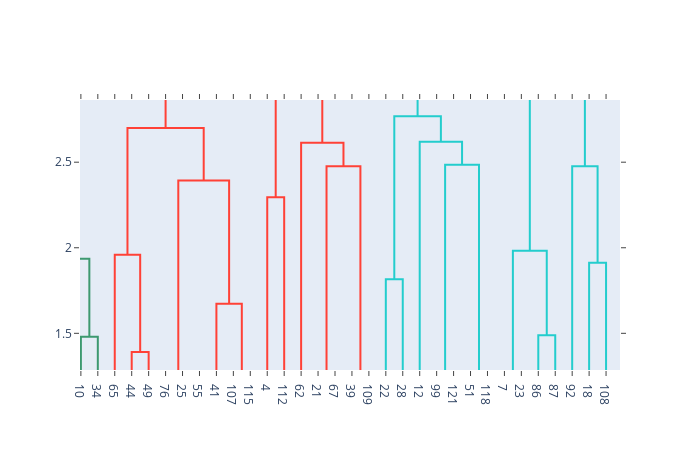

The notebook cell saved with this chart:
### Code cell
from plotly.figure_factory import create_dendrogram
labels = list(range(128))
dendro = create_dendrogram(linear_corr, labels = labels)
dendro.show()

### Figure 1 — Plotly figure (JSON) as saved in the notebook; plotly's stock layout.template omitted (floating-point values rounded to 4 significant figures)
{"data": [{"hoverinfo": "text", "marker": {"color": "rgb(61,153,112)"}, "mode": "lines", "type": "scatter", "x": [55, 55, 65, 65], "xaxis": "x", "y": [0, 0.0001868, 0.0001868, 0], "yaxis": "y"}, {"hoverinfo": "text", "marker": {"color": "rgb(61,153,112)"}, "mode": "lines", "type": "scatter", "x": [45, 45, 60, 60], "xaxis": "x", "y": [0, 0.0002907, 0.0002907, 0.0001868], "yaxis": "y"}, {"hoverinfo": "text", "marker": {"color": "rgb(61,153,112)"}, "mode": "lines", "type": "scatter", "x": [35, 35, 52.5, 52.5], "xaxis": "x", "y": [0, 0.0008884, 0.0008884, 0.0002907], "yaxis": "y"}, {"hoverinfo": "text", "marker": {"color": "rgb(61,153,112)"}, "mode": "lines", "type": "scatter", "x": [25, 25, 43.75, 43.75], "xaxis": "x", "y": [0, 0.003908, 0.003908, 0.0008884], "yaxis": "y"}, {"hoverinfo": "text", "marker": {"color": "rgb(61,153,112)"}, "mode": "lines", "type": "scatter", "x": [15, 15, 34.38, 34.38], "xaxis": "x", "y": [0, 0.03297, 0.03297, 0.003908], "yaxis": "y"}, {"hoverinfo": "text", "marker": {"color": "rgb(61,153,112)"}, "mode": "lines", "type": "scatter", "x": [5, 5, 24.69, 24.69], "xaxis": "x", "y": [0, 0.5498, 0.5498, 0.03297], "yaxis": "y"}, {"hoverinfo": "text", "marker": {"color": "rgb(61,153,112)"}, "mode": "lines", "type": "scatter", "x": [75, 75, 85, 85], "xaxis": "x", "y": [0, 0.009184, 0.009184, 0], "yaxis": "y"}, {"hoverinfo": "text", "marker": {"color": "rgb(61,153,112)"}, "mode": "lines", "type": "scatter", "x": [105, 105, 115, 115], "xaxis": "x", "y": [0, 1.479, 1.479, 0], "yaxis": "y"}, {"hoverinfo": "text", "marker": {"color": "rgb(61,153,112)"}, "mode": "lines", "type": "scatter", "x": [95, 95, 110, 110], "xaxis": "x", "y": [0, 1.936, 1.936, 1.479], "yaxis": "y"}, {"hoverinfo": "text", "marker": {"color": "rgb(61,153,112)"}, "mode": "lines", "type": "scatter", "x": [80, 80, 102.5, 102.5], "xaxis": "x", "y": [0.009184, 2.267, 2.267, 1.936], "yaxis": "y"}, {"hoverinfo": "text", "marker": {"color": "rgb(61,153,112)"}, "mode": "lines", "type": "scatter", "x": [14.84, 14.84, 91.25, 91.25], "xaxis": "x", "y": [0.5498, 2.636, 2.636, 2.267], "yaxis": "y"}, {"hoverinfo": "text", "marker": {"color": "rgb(255,65,54)"}, "mode": "lines", "type": "scatter", "x": [135, 135, 145, 145], "xaxis": "x", "y": [0, 1.391, 1.391, 0], "yaxis": "y"}, {"hoverinfo": "text", "marker": {"color": "rgb(255,65,54)"}, "mode": "lines", "type": "scatter", "x": [125, 125, 140, 140], "xaxis": "x", "y": [0, 1.959, 1.959, 1.391], "yaxis": "y"}, {"hoverinfo": "text", "marker": {"color": "rgb(255,65,54)"}, "mode": "lines", "type": "scatter", "x": [165, 165, 175, 175], "xaxis": "x", "y": [0, 0.05678, 0.05678, 0], "yaxis": "y"}, {"hoverinfo": "text", "marker": {"color": "rgb(255,65,54)"}, "mode": "lines", "type": "scatter", "x": [155, 155, 170, 170], "xaxis": "x", "y": [0, 0.3147, 0.3147, 0.05678], "yaxis": "y"}, {"hoverinfo": "text", "marker": {"color": "rgb(255,65,54)"}, "mode": "lines", "type": "scatter", "x": [195, 195, 205, 205], "xaxis": "x", "y": [0, 1.151, 1.151, 0], "yaxis": "y"}, {"hoverinfo": "text", "marker": {"color": "rgb(255,65,54)"}, "mode": "lines", "type": "scatter", "x": [185, 185, 200, 200], "xaxis": "x", "y": [0, 1.672, 1.672, 1.151], "yaxis": "y"}, {"hoverinfo": "text", "marker": {"color": "rgb(255,65,54)"}, "mode": "lines", "type": "scatter", "x": [162.5, 162.5, 192.5, 192.5], "xaxis": "x", "y": [0.3147, 2.393, 2.393, 1.672], "yaxis": "y"}, {"hoverinfo": "text", "marker": {"color": "rgb(255,65,54)"}, "mode": "lines", "type": "scatter", "x": [132.5, 132.5, 177.5, 177.5], "xaxis": "x", "y": [1.959, 2.7, 2.7, 2.393], "yaxis": "y"}, {"hoverinfo": "text", "marker": {"color": "rgb(255,65,54)"}, "mode": "lines", "type": "scatter", "x": [215, 215, 225, 225], "xaxis": "x", "y": [0, 2.295, 2.295, 0], "yaxis": "y"}, {"hoverinfo": "text", "marker": {"color": "rgb(255,65,54)"}, "mode": "lines", "type": "scatter", "x": [245, 245, 255, 255], "xaxis": "x", "y": [0, 0.01267, 0.01267, 0], "yaxis": "y"}, {"hoverinfo": "text", "marker": {"color": "rgb(255,65,54)"}, "mode": "lines", "type": "scatter", "x": [265, 265, 275, 275], "xaxis": "x", "y": [0, 0.01601, 0.01601, 0], "yaxis": "y"}, {"hoverinfo": "text", "marker": {"color": "rgb(255,65,54)"}, "mode": "lines", "type": "scatter", "x": [250, 250, 270, 270], "xaxis": "x", "y": [0.01267, 2.477, 2.477, 0.01601], "yaxis": "y"}, {"hoverinfo": "text", "marker": {"color": "rgb(255,65,54)"}, "mode": "lines", "type": "scatter", "x": [235, 235, 260, 260], "xaxis": "x", "y": [0, 2.614, 2.614, 2.477], "yaxis": "y"}, {"hoverinfo": "text", "marker": {"color": "rgb(255,65,54)"}, "mode": "lines", "type": "scatter", "x": [220, 220, 247.5, 247.5], "xaxis": "x", "y": [2.295, 3.414, 3.414, 2.614], "yaxis": "y"}, {"hoverinfo": "text", "marker": {"color": "rgb(255,65,54)"}, "mode": "lines", "type": "scatter", "x": [155, 155, 233.8, 233.8], "xaxis": "x", "y": [2.7, 3.565, 3.565, 3.414], "yaxis": "y"}, {"hoverinfo": "text", "marker": {"color": "rgb(0,116,217)"}, "mode": "lines", "type": "scatter", "x": [53.05, 53.05, 194.4, 194.4], "xaxis": "x", "y": [2.636, 4.344, 4.344, 3.565], "yaxis": "y"}, {"hoverinfo": "text", "marker": {"color": "rgb(35,205,205)"}, "mode": "lines", "type": "scatter", "x": [285, 285, 295, 295], "xaxis": "x", "y": [0, 1.816, 1.816, 0], "yaxis": "y"}, {"hoverinfo": "text", "marker": {"color": "rgb(35,205,205)"}, "mode": "lines", "type": "scatter", "x": [315, 315, 325, 325], "xaxis": "x", "y": [0, 0.009622, 0.009622, 0], "yaxis": "y"}, {"hoverinfo": "text", "marker": {"color": "rgb(35,205,205)"}, "mode": "lines", "type": "scatter", "x": [335, 335, 345, 345], "xaxis": "x", "y": [0, 0.01164, 0.01164, 0], "yaxis": "y"}, {"hoverinfo": "text", "marker": {"color": "rgb(35,205,205)"}, "mode": "lines", "type": "scatter", "x": [320, 320, 340, 340], "xaxis": "x", "y": [0.009622, 2.485, 2.485, 0.01164], "yaxis": "y"}, {"hoverinfo": "text", "marker": {"color": "rgb(35,205,205)"}, "mode": "lines", "type": "scatter", "x": [305, 305, 330, 330], "xaxis": "x", "y": [0, 2.62, 2.62, 2.485], "yaxis": "y"}, {"hoverinfo": "text", "marker": {"color": "rgb(35,205,205)"}, "mode": "lines", "type": "scatter", "x": [290, 290, 317.5, 317.5], "xaxis": "x", "y": [1.816, 2.769, 2.769, 2.62], "yaxis": "y"}, {"hoverinfo": "text", "marker": {"color": "rgb(35,205,205)"}, "mode": "lines", "type": "scatter", "x": [355, 355, 365, 365], "xaxis": "x", "y": [0, 0.01344, 0.01344, 0], "yaxis": "y"}, {"hoverinfo": "text", "marker": {"color": "rgb(35,205,205)"}, "mode": "lines", "type": "scatter", "x": [375, 375, 385, 385], "xaxis": "x", "y": [0, 1.489, 1.489, 0], "yaxis": "y"}, {"hoverinfo": "text", "marker": {"color": "rgb(35,205,205)"}, "mode": "lines", "type": "scatter", "x": [360, 360, 380, 380], "xaxis": "x", "y": [0.01344, 1.982, 1.982, 1.489], "yaxis": "y"}, {"hoverinfo": "text", "marker": {"color": "rgb(35,205,205)"}, "mode": "lines", "type": "scatter", "x": [405, 405, 415, 415], "xaxis": "x", "y": [0, 1.912, 1.912, 0], "yaxis": "y"}, {"hoverinfo": "text", "marker": {"color": "rgb(35,205,205)"}, "mode": "lines", "type": "scatter", "x": [395, 395, 410, 410], "xaxis": "x", "y": [0, 2.477, 2.477, 1.912], "yaxis": "y"}, {"hoverinfo": "text", "marker": {"color": "rgb(35,205,205)"}, "mode": "lines", "type": "scatter", "x": [435, 435, 445, 445], "xaxis": "x", "y": [0, 1.211, 1.211, 0], "yaxis": "y"}, {"hoverinfo": "text", "marker": {"color": "rgb(35,205,205)"}, "mode": "lines", "type": "scatter", "x": [455, 455, 465, 465], "xaxis": "x", "y": [0, 1.389, 1.389, 0], "yaxis": "y"}, {"hoverinfo": "text", "marker": {"color": "rgb(35,205,205)"}, "mode": "lines", "type": "scatter", "x": [440, 440, 460, 460], "xaxis": "x", "y": [1.211, 1.862, 1.862, 1.389], "yaxis": "y"}, {"hoverinfo": "text", "marker": {"color": "rgb(35,205,205)"}, "mode": "lines", "type": "scatter", "x": [425, 425, 450, 450], "xaxis": "x", "y": [0, 1.927, 1.927, 1.862], "yaxis": "y"}, {"hoverinfo": "text", "marker": {"color": "rgb(35,205,205)"}, "mode": "lines", "type": "scatter", "x": [485, 485, 495, 495], "xaxis": "x", "y": [0, 0.01959, 0.01959, 0], "yaxis": "y"}, {"hoverinfo": "text", "marker": {"color": "rgb(35,205,205)"}, "mode": "lines", "type": "scatter", "x": [475, 475, 490, 490], "xaxis": "x", "y": [0, 1.115, 1.115, 0.01959], "yaxis": "y"}, {"hoverinfo": "text", "marker": {"color": "rgb(35,205,205)"}, "mode": "lines", "type": "scatter", "x": [505, 505, 515, 515], "xaxis": "x", "y": [0, 1.597, 1.597, 0], "yaxis": "y"}, {"hoverinfo": "text", "marker": {"color": "rgb(35,205,205)"}, "mode": "lines", "type": "scatter", "x": [482.5, 482.5, 510, 510], "xaxis": "x", "y": [1.115, 2.525, 2.525, 1.597], "yaxis": "y"}, {"hoverinfo": "text", "marker": {"color": "rgb(35,205,205)"}, "mode": "lines", "type": "scatter", "x": [437.5, 437.5, 496.2, 496.2], "xaxis": "x", "y": [1.927, 2.864, 2.864, 2.525], "yaxis": "y"}, {"hoverinfo": "text", "marker": {"color": "rgb(35,205,205)"}, "mode": "lines", "type": "scatter", "x": [402.5, 402.5, 466.9, 466.9], "xaxis": "x", "y": [2.477, 3.427, 3.427, 2.864], "yaxis": "y"}, {"hoverinfo": "text", "marker": {"color": "rgb(35,205,205)"}, "mode": "lines", "type": "scatter", "x": [370, 370, 434.7, 434.7], "xaxis": "x", "y": [1.982, 3.529, 3.529, 3.427], "yaxis": "y"}, {"hoverinfo": "text", "marker": {"color": "rgb(35,205,205)"}, "mode": "lines", "type": "scatter", "x": [303.8, 303.8, 402.3, 402.3], "xaxis": "x", "y": [2.769, 3.745, 3.745, 3.529], "yaxis": "y"}, {"hoverinfo": "text", "marker": {"color": "rgb(133,20,75)"}, "mode": "lines", "type": "scatter", "x": [535, 535, 545, 545], "xaxis": "x", "y": [0, 0.68, 0.68, 0], "yaxis": "y"}, {"hoverinfo": "text", "marker": {"color": "rgb(133,20,75)"}, "mode": "lines", "type": "scatter", "x": [555, 555, 565, 565], "xaxis": "x", "y": [0, 1.587, 1.587, 0], "yaxis": "y"}, {"hoverinfo": "text", "marker": {"color": "rgb(133,20,75)"}, "mode": "lines", "type": "scatter", "x": [540, 540, 560, 560], "xaxis": "x", "y": [0.68, 1.963, 1.963, 1.587], "yaxis": "y"}, {"hoverinfo": "text", "marker": {"color": "rgb(133,20,75)"}, "mode": "lines", "type": "scatter", "x": [525, 525, 550, 550], "xaxis": "x", "y": [0, 2.345, 2.345, 1.963], "yaxis": "y"}, {"hoverinfo": "text", "marker": {"color": "rgb(133,20,75)"}, "mode": "lines", "type": "scatter", "x": [575, 575, 585, 585], "xaxis": "x", "y": [0, 1.913, 1.913, 0], "yaxis": "y"}, {"hoverinfo": "text", "marker": {"color": "rgb(133,20,75)"}, "mode": "lines", "type": "scatter", "x": [595, 595, 605, 605], "xaxis": "x", "y": [0, 1.561, 1.561, 0], "yaxis": "y"}, {"hoverinfo": "text", "marker": {"color": "rgb(133,20,75)"}, "mode": "lines", "type": "scatter", "x": [615, 615, 625, 625], "xaxis": "x", "y": [0, 1.637, 1.637, 0], "yaxis": "y"}, {"hoverinfo": "text", "marker": {"color": "rgb(133,20,75)"}, "mode": "lines", "type": "scatter", "x": [600, 600, 620, 620], "xaxis": "x", "y": [1.561, 2.101, 2.101, 1.637], "yaxis": "y"}, {"hoverinfo": "text", "marker": {"color": "rgb(133,20,75)"}, "mode": "lines", "type": "scatter", "x": [635, 635, 645, 645], "xaxis": "x", "y": [0, 1.888, 1.888, 0], "yaxis": "y"}, {"hoverinfo": "text", "marker": {"color": "rgb(133,20,75)"}, "mode": "lines", "type": "scatter", "x": [665, 665, 675, 675], "xaxis": "x", "y": [0, 1.757, 1.757, 0], "yaxis": "y"}, {"hoverinfo": "text", "marker": {"color": "rgb(133,20,75)"}, "mode": "lines", "type": "scatter", "x": [655, 655, 670, 670], "xaxis": "x", "y": [0, 1.897, 1.897, 1.757], "yaxis": "y"}, {"hoverinfo": "text", "marker": {"color": "rgb(133,20,75)"}, "mode": "lines", "type": "scatter", "x": [640, 640, 662.5, 662.5], "xaxis": "x", "y": [1.888, 2.181, 2.181, 1.897], "yaxis": "y"}, {"hoverinfo": "text", "marker": {"color": "rgb(133,20,75)"}, "mode": "lines", "type": "scatter", "x": [610, 610, 651.2, 651.2], "xaxis": "x", "y": [2.101, 2.501, 2.501, 2.181], "yaxis": "y"}, {"hoverinfo": "text", "marker": {"color": "rgb(133,20,75)"}, "mode": "lines", "type": "scatter", "x": [580, 580, 630.6, 630.6], "xaxis": "x", "y": [1.913, 2.792, 2.792, 2.501], "yaxis": "y"}, {"hoverinfo": "text", "marker": {"color": "rgb(133,20,75)"}, "mode": "lines", "type": "scatter", "x": [537.5, 537.5, 605.3, 605.3], "xaxis": "x", "y": [2.345, 3.104, 3.104, 2.792], "yaxis": "y"}, {"hoverinfo": "text", "marker": {"color": "rgb(133,20,75)"}, "mode": "lines", "type": "scatter", "x": [705, 705, 715, 715], "xaxis": "x", "y": [0, 0.8171, 0.8171, 0], "yaxis": "y"}, {"hoverinfo": "text", "marker": {"color": "rgb(133,20,75)"}, "mode": "lines", "type": "scatter", "x": [695, 695, 710, 710], "xaxis": "x", "y": [0, 1.937, 1.937, 0.8171], "yaxis": "y"}, {"hoverinfo": "text", "marker": {"color": "rgb(133,20,75)"}, "mode": "lines", "type": "scatter", "x": [685, 685, 702.5, 702.5], "xaxis": "x", "y": [0, 2.321, 2.321, 1.937], "yaxis": "y"}, {"hoverinfo": "text", "marker": {"color": "rgb(133,20,75)"}, "mode": "lines", "type": "scatter", "x": [745, 745, 755, 755], "xaxis": "x", "y": [0, 0.008969, 0.008969, 0], "yaxis": "y"}, {"hoverinfo": "text", "marker": {"color": "rgb(133,20,75)"}, "mode": "lines", "type": "scatter", "x": [735, 735, 750, 750], "xaxis": "x", "y": [0, 2.21, 2.21, 0.008969], "yaxis": "y"}, {"hoverinfo": "text", "marker": {"color": "rgb(133,20,75)"}, "mode": "lines", "type": "scatter", "x": [725, 725, 742.5, 742.5], "xaxis": "x", "y": [0, 2.455, 2.455, 2.21], "yaxis": "y"}, {"hoverinfo": "text", "marker": {"color": "rgb(133,20,75)"}, "mode": "lines", "type": "scatter", "x": [693.8, 693.8, 733.8, 733.8], "xaxis": "x", "y": [2.321, 3.463, 3.463, 2.455], "yaxis": "y"}, {"hoverinfo": "text", "marker": {"color": "rgb(133,20,75)"}, "mode": "lines", "type": "scatter", "x": [571.4, 571.4, 713.8, 713.8], "xaxis": "x", "y": [3.104, 3.53, 3.53, 3.463], "yaxis": "y"}, {"hoverinfo": "text", "marker": {"color": "rgb(133,20,75)"}, "mode": "lines", "type": "scatter", "x": [785, 785, 795, 795], "xaxis": "x", "y": [0, 0.0008837, 0.0008837, 0], "yaxis": "y"}, {"hoverinfo": "text", "marker": {"color": "rgb(133,20,75)"}, "mode": "lines", "type": "scatter", "x": [775, 775, 790, 790], "xaxis": "x", "y": [0, 0.01307, 0.01307, 0.0008837], "yaxis": "y"}, {"hoverinfo": "text", "marker": {"color": "rgb(133,20,75)"}, "mode": "lines", "type": "scatter", "x": [765, 765, 782.5, 782.5], "xaxis": "x", "y": [0, 1.979, 1.979, 0.01307], "yaxis": "y"}, {"hoverinfo": "text", "marker": {"color": "rgb(133,20,75)"}, "mode": "lines", "type": "scatter", "x": [815, 815, 825, 825], "xaxis": "x", "y": [0, 0.01501, 0.01501, 0], "yaxis": "y"}, {"hoverinfo": "text", "marker": {"color": "rgb(133,20,75)"}, "mode": "lines", "type": "scatter", "x": [805, 805, 820, 820], "xaxis": "x", "y": [0, 2.3, 2.3, 0.01501], "yaxis": "y"}, {"hoverinfo": "text", "marker": {"color": "rgb(133,20,75)"}, "mode": "lines", "type": "scatter", "x": [773.8, 773.8, 812.5, 812.5], "xaxis": "x", "y": [1.979, 2.537, 2.537, 2.3], "yaxis": "y"}, {"hoverinfo": "text", "marker": {"color": "rgb(133,20,75)"}, "mode": "lines", "type": "scatter", "x": [835, 835, 845, 845], "xaxis": "x", "y": [0, 0.01864, 0.01864, 0], "yaxis": "y"}, {"hoverinfo": "text", "marker": {"color": "rgb(133,20,75)"}, "mode": "lines", "type": "scatter", "x": [865, 865, 875, 875], "xaxis": "x", "y": [0, 0.02202, 0.02202, 0], "yaxis": "y"}, {"hoverinfo": "text", "marker": {"color": "rgb(133,20,75)"}, "mode": "lines", "type": "scatter", "x": [855, 855, 870, 870], "xaxis": "x", "y": [0, 2.299, 2.299, 0.02202], "yaxis": "y"}, {"hoverinfo": "text", "marker": {"color": "rgb(133,20,75)"}, "mode": "lines", "type": "scatter", "x": [840, 840, 862.5, 862.5], "xaxis": "x", "y": [0.01864, 2.569, 2.569, 2.299], "yaxis": "y"}, {"hoverinfo": "text", "marker": {"color": "rgb(133,20,75)"}, "mode": "lines", "type": "scatter", "x": [793.1, 793.1, 851.2, 851.2], "xaxis": "x", "y": [2.537, 3.593, 3.593, 2.569], "yaxis": "y"}, {"hoverinfo": "text", "marker": {"color": "rgb(133,20,75)"}, "mode": "lines", "type": "scatter", "x": [642.6, 642.6, 822.2, 822.2], "xaxis": "x", "y": [3.53, 4.193, 4.193, 3.593], "yaxis": "y"}, {"hoverinfo": "text", "marker": {"color": "rgb(0,116,217)"}, "mode": "lines", "type": "scatter", "x": [353.0, 353.0, 732.4, 732.4], "xaxis": "x", "y": [3.745, 5.144, 5.144, 4.193], "yaxis": "y"}, {"hoverinfo": "text", "marker": {"color": "rgb(255,220,0)"}, "mode": "lines", "type": "scatter", "x": [885, 885, 895, 895], "xaxis": "x", "y": [0, 0.9485, 0.9485, 0], "yaxis": "y"}, {"hoverinfo": "text", "marker": {"color": "rgb(255,220,0)"}, "mode": "lines", "type": "scatter", "x": [915, 915, 925, 925], "xaxis": "x", "y": [0, 0.003756, 0.003756, 0], "yaxis": "y"}, {"hoverinfo": "text", "marker": {"color": "rgb(255,220,0)"}, "mode": "lines", "type": "scatter", "x": [905, 905, 920, 920], "xaxis": "x", "y": [0, 2.447, 2.447, 0.003756], "yaxis": "y"}, {"hoverinfo": "text", "marker": {"color": "rgb(255,220,0)"}, "mode": "lines", "type": "scatter", "x": [935, 935, 945, 945], "xaxis": "x", "y": [0, 0.008692, 0.008692, 0], "yaxis": "y"}, {"hoverinfo": "text", "marker": {"color": "rgb(255,220,0)"}, "mode": "lines", "type": "scatter", "x": [965, 965, 975, 975], "xaxis": "x", "y": [0, 0.004054, 0.004054, 0], "yaxis": "y"}, {"hoverinfo": "text", "marker": {"color": "rgb(255,220,0)"}, "mode": "lines", "type": "scatter", "x": [955, 955, 970, 970], "xaxis": "x", "y": [0, 2.112, 2.112, 0.004054], "yaxis": "y"}, {"hoverinfo": "text", "marker": {"color": "rgb(255,220,0)"}, "mode": "lines", "type": "scatter", "x": [940, 940, 962.5, 962.5], "xaxis": "x", "y": [0.008692, 2.495, 2.495, 2.112], "yaxis": "y"}, {"hoverinfo": "text", "marker": {"color": "rgb(255,220,0)"}, "mode": "lines", "type": "scatter", "x": [912.5, 912.5, 951.2, 951.2], "xaxis": "x", "y": [2.447, 2.787, 2.787, 2.495], "yaxis": "y"}, {"hoverinfo": "text", "marker": {"color": "rgb(255,220,0)"}, "mode": "lines", "type": "scatter", "x": [890, 890, 931.9, 931.9], "xaxis": "x", "y": [0.9485, 3.119, 3.119, 2.787], "yaxis": "y"}, {"hoverinfo": "text", "marker": {"color": "rgb(40,35,35)"}, "mode": "lines", "type": "scatter", "x": [985, 985, 995, 995], "xaxis": "x", "y": [0, 0.04209, 0.04209, 0], "yaxis": "y"}, {"hoverinfo": "text", "marker": {"color": "rgb(40,35,35)"}, "mode": "lines", "type": "scatter", "x": [1015, 1015, 1025, 1025], "xaxis": "x", "y": [0, 0.0001343, 0.0001343, 0], "yaxis": "y"}, {"hoverinfo": "text", "marker": {"color": "rgb(40,35,35)"}, "mode": "lines", "type": "scatter", "x": [1005, 1005, 1020, 1020], "xaxis": "x", "y": [0, 0.02009, 0.02009, 0.0001343], "yaxis": "y"}, {"hoverinfo": "text", "marker": {"color": "rgb(40,35,35)"}, "mode": "lines", "type": "scatter", "x": [1035, 1035, 1045, 1045], "xaxis": "x", "y": [0, 0.0106, 0.0106, 0], "yaxis": "y"}, {"hoverinfo": "text", "marker": {"color": "rgb(40,35,35)"}, "mode": "lines", "type": "scatter", "x": [1055, 1055, 1065, 1065], "xaxis": "x", "y": [0, 1.492, 1.492, 0], "yaxis": "y"}, {"hoverinfo": "text", "marker": {"color": "rgb(40,35,35)"}, "mode": "lines", "type": "scatter", "x": [1040, 1040, 1060, 1060], "xaxis": "x", "y": [0.0106, 1.939, 1.939, 1.492], "yaxis": "y"}, {"hoverinfo": "text", "marker": {"color": "rgb(40,35,35)"}, "mode": "lines", "type": "scatter", "x": [1012.0, 1012.0, 1050, 1050], "xaxis": "x", "y": [0.02009, 2.388, 2.388, 1.939], "yaxis": "y"}, {"hoverinfo": "text", "marker": {"color": "rgb(40,35,35)"}, "mode": "lines", "type": "scatter", "x": [990, 990, 1031.0, 1031.0], "xaxis": "x", "y": [0.04209, 2.78, 2.78, 2.388], "yaxis": "y"}, {"hoverinfo": "text", "marker": {"color": "rgb(61,153,112)"}, "mode": "lines", "type": "scatter", "x": [1075, 1075, 1085, 1085], "xaxis": "x", "y": [0, 0.01804, 0.01804, 0], "yaxis": "y"}, {"hoverinfo": "text", "marker": {"color": "rgb(61,153,112)"}, "mode": "lines", "type": "scatter", "x": [1095, 1095, 1105, 1105], "xaxis": "x", "y": [0, 0.02169, 0.02169, 0], "yaxis": "y"}, {"hoverinfo": "text", "marker": {"color": "rgb(61,153,112)"}, "mode": "lines", "type": "scatter", "x": [1125, 1125, 1135, 1135], "xaxis": "x", "y": [0, 0.0175, 0.0175, 0], "yaxis": "y"}, {"hoverinfo": "text", "marker": {"color": "rgb(61,153,112)"}, "mode": "lines", "type": "scatter", "x": [1115, 1115, 1130, 1130], "xaxis": "x", "y": [0, 2.473, 2.473, 0.0175], "yaxis": "y"}, {"hoverinfo": "text", "marker": {"color": "rgb(61,153,112)"}, "mode": "lines", "type": "scatter", "x": [1100, 1100, 1122.0, 1122.0], "xaxis": "x", "y": [0.02169, 2.549, 2.549, 2.473], "yaxis": "y"}, {"hoverinfo": "text", "marker": {"color": "rgb(61,153,112)"}, "mode": "lines", "type": "scatter", "x": [1080, 1080, 1111.0, 1111.0], "xaxis": "x", "y": [0.01804, 2.583, 2.583, 2.549], "yaxis": "y"}, {"hoverinfo": "text", "marker": {"color": "rgb(61,153,112)"}, "mode": "lines", "type": "scatter", "x": [1145, 1145, 1155, 1155], "xaxis": "x", "y": [0, 0.02003, 0.02003, 0], "yaxis": "y"}, {"hoverinfo": "text", "marker": {"color": "rgb(61,153,112)"}, "mode": "lines", "type": "scatter", "x": [1165, 1165, 1175, 1175], "xaxis": "x", "y": [0, 1.904, 1.904, 0], "yaxis": "y"}, {"hoverinfo": "text", "marker": {"color": "rgb(61,153,112)"}, "mode": "lines", "type": "scatter", "x": [1150, 1150, 1170, 1170], "xaxis": "x", "y": [0.02003, 2.494, 2.494, 1.904], "yaxis": "y"}, {"hoverinfo": "text", "marker": {"color": "rgb(61,153,112)"}, "mode": "lines", "type": "scatter", "x": [1195, 1195, 1205, 1205], "xaxis": "x", "y": [0, 0.04304, 0.04304, 0], "yaxis": "y"}, {"hoverinfo": "text", "marker": {"color": "rgb(61,153,112)"}, "mode": "lines", "type": "scatter", "x": [1185, 1185, 1200, 1200], "xaxis": "x", "y": [0, 2.139, 2.139, 0.04304], "yaxis": "y"}, {"hoverinfo": "text", "marker": {"color": "rgb(61,153,112)"}, "mode": "lines", "type": "scatter", "x": [1225, 1225, 1235, 1235], "xaxis": "x", "y": [0, 0.7533, 0.7533, 0], "yaxis": "y"}, {"hoverinfo": "text", "marker": {"color": "rgb(61,153,112)"}, "mode": "lines", "type": "scatter", "x": [1215, 1215, 1230, 1230], "xaxis": "x", "y": [0, 1.662, 1.662, 0.7533], "yaxis": "y"}, {"hoverinfo": "text", "marker": {"color": "rgb(61,153,112)"}, "mode": "lines", "type": "scatter", "x": [1245, 1245, 1255, 1255], "xaxis": "x", "y": [0, 0.9161, 0.9161, 0], "yaxis": "y"}, {"hoverinfo": "text", "marker": {"color": "rgb(61,153,112)"}, "mode": "lines", "type": "scatter", "x": [1265, 1265, 1275, 1275], "xaxis": "x", "y": [0, 1.491, 1.491, 0], "yaxis": "y"}, {"hoverinfo": "text", "marker": {"color": "rgb(61,153,112)"}, "mode": "lines", "type": "scatter", "x": [1250, 1250, 1270, 1270], "xaxis": "x", "y": [0.9161, 2.248, 2.248, 1.491], "yaxis": "y"}, {"hoverinfo": "text", "marker": {"color": "rgb(61,153,112)"}, "mode": "lines", "type": "scatter", "x": [1222.0, 1222.0, 1260, 1260], "xaxis": "x", "y": [1.662, 2.617, 2.617, 2.248], "yaxis": "y"}, {"hoverinfo": "text", "marker": {"color": "rgb(61,153,112)"}, "mode": "lines", "type": "scatter", "x": [1192.0, 1192.0, 1241.0, 1241.0], "xaxis": "x", "y": [2.139, 2.902, 2.902, 2.617], "yaxis": "y"}, {"hoverinfo": "text", "marker": {"color": "rgb(61,153,112)"}, "mode": "lines", "type": "scatter", "x": [1160, 1160, 1217.0, 1217.0], "xaxis": "x", "y": [2.494, 3.537, 3.537, 2.902], "yaxis": "y"}, {"hoverinfo": "text", "marker": {"color": "rgb(61,153,112)"}, "mode": "lines", "type": "scatter", "x": [1096.0, 1096.0, 1188.0, 1188.0], "xaxis": "x", "y": [2.583, 3.828, 3.828, 3.537], "yaxis": "y"}, {"hoverinfo": "text", "marker": {"color": "rgb(0,116,217)"}, "mode": "lines", "type": "scatter", "x": [1011.0, 1011.0, 1142.0, 1142.0], "xaxis": "x", "y": [2.78, 4.427, 4.427, 3.828], "yaxis": "y"}, {"hoverinfo": "text", "marker": {"color": "rgb(0,116,217)"}, "mode": "lines", "type": "scatter", "x": [910.9, 910.9, 1076.0, 1076.0], "xaxis": "x", "y": [3.119, 5.151, 5.151, 4.427], "yaxis": "y"}, {"hoverinfo": "text", "marker": {"color": "rgb(0,116,217)"}, "mode": "lines", "type": "scatter", "x": [542.7, 542.7, 993.6, 993.6], "xaxis": "x", "y": [5.144, 5.508, 5.508, 5.151], "yaxis": "y"}, {"hoverinfo": "text", "marker": {"color": "rgb(0,116,217)"}, "mode": "lines", "type": "scatter", "x": [123.7, 123.7, 768.2, 768.2], "xaxis": "x", "y": [4.344, 5.996, 5.996, 5.508], "yaxis": "y"}], "layout": {"autosize": false, "dragmode": "pan", "height": 450, "hovermode": "closest", "showlegend": false, "width": 700, "xaxis": {"autorange": false, "mirror": "allticks", "range": [104.5, 423.2], "rangemode": "tozero", "showgrid": false, "showline": true, "showticklabels": true, "tickmode": "array", "ticks": "outside", "ticktext": [88, 101, 105, 50, 81, 74, 106, 42, 120, 116, 10, 34, 65, 44, 49, 76, 25, 55, 41, 107, 115, 4, 112, 62, 21, 67, 39, 109, 22, 28, 12, 99, 121, 51, 118, 7, 23, 86, 87, 92, 18, 108, 29, 79, 102, 0, 110, 103, 59, 63, 46, 84, 91, 20, 35, 56, 100, 17, 94, 38, 93, 1, 13, 5, 89, 8, 9, 104, 123, 53, 3, 77, 11, 14, 70, 127, 114, 68, 52, 72, 126, 97, 113, 15, 48, 45, 73, 125, 33, 43, 78, 85, 122, 26, 80, 71, 6, 36, 83, 98, 119, 95, 124, 30, 61, 32, 57, 47, 96, 82, 117, 24, 16, 37, 60, 75, 27, 111, 66, 2, 64, 54, 19, 40, 58, 69, 31, 90], "tickvals": [5, 15, 25, 35, 45, 55, 65, 75, 85, 95, 105, 115, 125, 135, 145, 155, 165, 175, 185, 195, 205, 215, 225, 235, 245, 255, 265, 275, 285, 295, 305, 315, 325, 335, 345, 355, 365, 375, 385, 395, 405, 415, 425, 435, 445, 455, 465, 475, 485, 495, 505, 515, 525, 535, 545, 555, 565, 575, 585, 595, 605, 615, 625, 635, 645, 655, 665, 675, 685, 695, 705, 715, 725, 735, 745, 755, 765, 775, 785, 795, 805, 815, 825, 835, 845, 855, 865, 875, 885, 895, 905, 915, 925, 935, 945, 955, 965, 975, 985, 995, 1005, 1015, 1025, 1035, 1045, 1055, 1065, 1075, 1085, 1095, 1105, 1115, 1125, 1135, 1145, 1155, 1165, 1175, 1185, 1195, 1205, 1215, 1225, 1235, 1245, 1255, 1265, 1275], "type": "linear", "zeroline": false}, "yaxis": {"autorange": false, "mirror": "allticks", "range": [1.286, 2.863], "rangemode": "tozero", "showgrid": false, "showline": true, "showticklabels": true, "ticks": "outside", "type": "linear", "zeroline": false}}}
